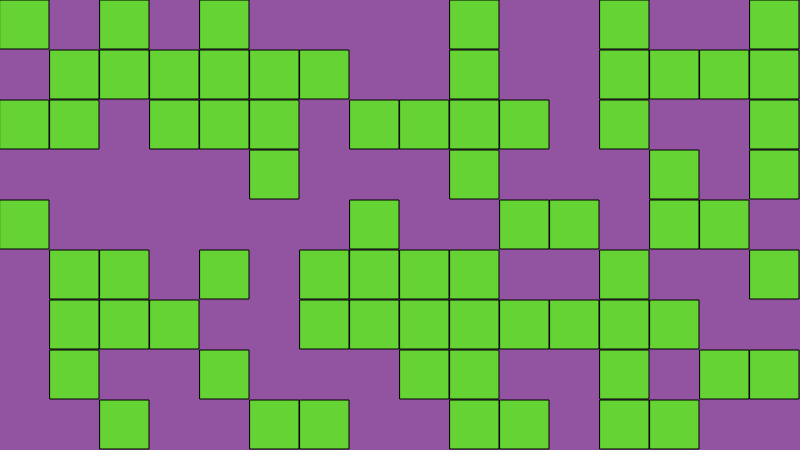
Frame 1 (no input)
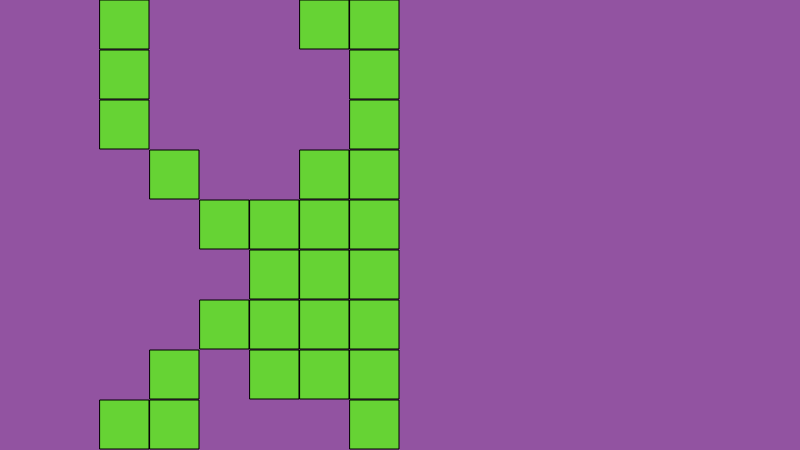
Frame 60 (no input)
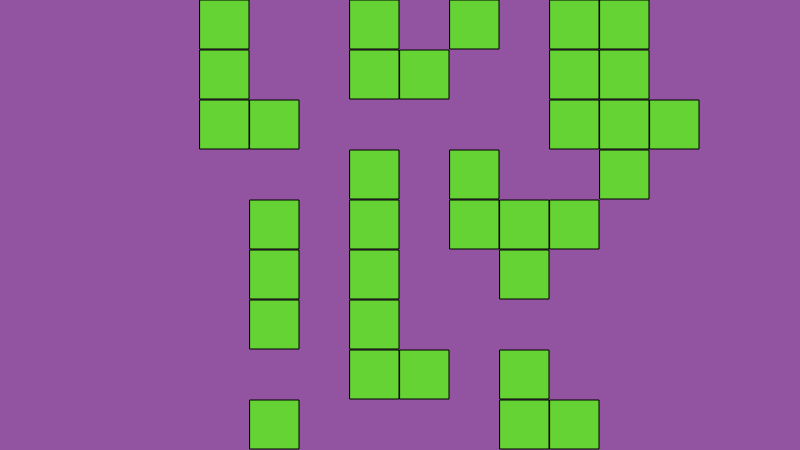
Frame 120 (the mouse pressed at the canvas centre since frame 60)

The p5.js sketch that drew these frames (run headless with seeded random() and noise() and a simulated clock; from frame 60 on, the mouse is pressed at the canvas centre):

// p5.js sketch
// ── sketch.js
// Daniel Shiffman
// http://codingtra.in
// http://patreon.com/codingtrain

// Game of Life
// Video: https://youtu.be/FWSR_7kZuYg

function make2DArray(cols, rows) {
  let arr = new Array(cols);
  for (let i = 0; i < arr.length; i++) {
    arr[i] = new Array(rows);
  }
  return arr;
}

let grid;
let cols;
let rows;
let resolution = 50;

function setup() {
  createCanvas(800, 450);
  cols = width / resolution;
  rows = height / resolution;

  grid = make2DArray(cols, rows);
  for (let i = 0; i < cols; i++) {
    for (let j = 0; j < rows; j++) {
      grid[i][j] = floor(random(2));
    }
  }
}

function draw() {
  background(146,83,161);

  for (let i = 0; i < cols; i++) {
    for (let j = 0; j < rows; j++) {
      let x = i * resolution;
      let y = j * resolution;
      if (grid[i][j] == 1) {
        fill('#66D334');
        stroke(0);
        rect(x, y, resolution - 1, resolution - 1);
      }
    }
  }

  let next = make2DArray(cols, rows);

  // Compute next based on grid
  for (let i = 0; i < cols; i++) {
    for (let j = 0; j < rows; j++) {
      let state = grid[i][j];
      // Count live neighbors!
      let sum = 0;
      let neighbors = countNeighbors(grid, i, j);

      if (state == 0 && neighbors == 3) {
        next[i][j] = 1;
      } else if (state == 1 && (neighbors < 2 || neighbors > 3)) {
        next[i][j] = 0;
      } else {
        next[i][j] = state;
      }

    }
  }

  grid = next;



}


function countNeighbors(grid, x, y) {
  let sum = 0;
  for (let i = -1; i < 2; i++) {
    for (let j = -1; j < 2; j++) {
      let col = (x + i + cols) % cols;
      let row = (y + j + rows) % rows;
      sum += grid[col][row];
    }
  }
  sum -= grid[x][y];
  return sum;
}
